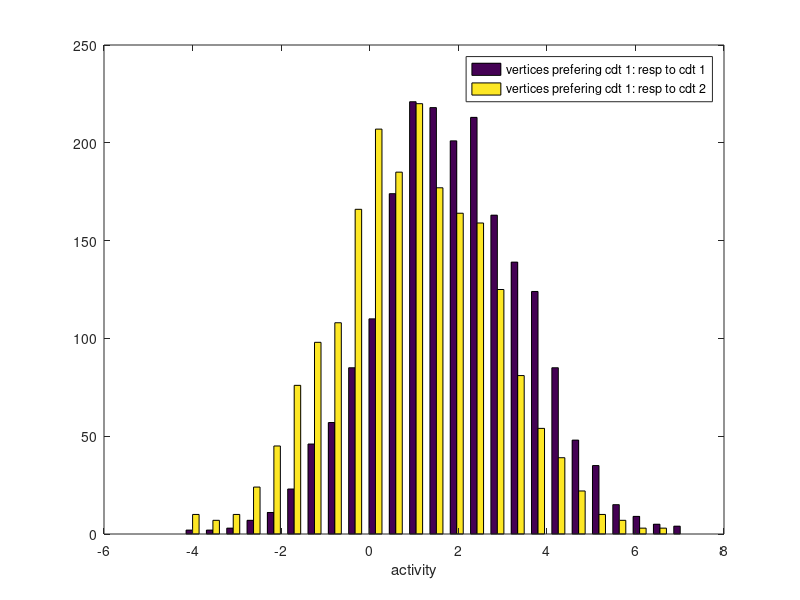
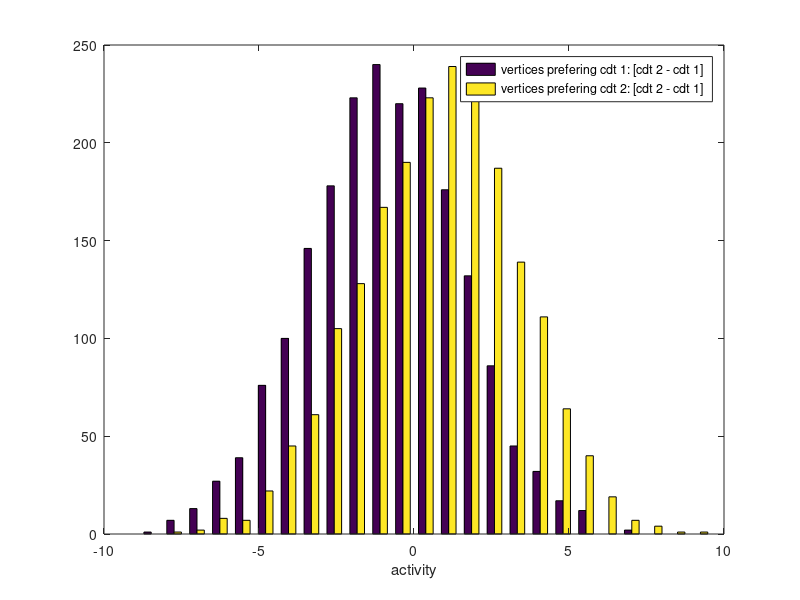
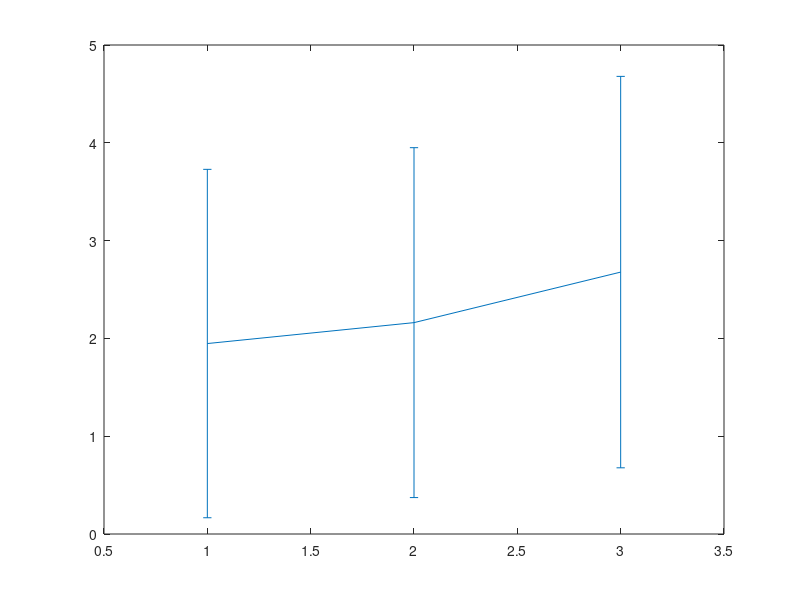

MATLAB code to generate these figures, in order:
% check if selecting and weighting the vertices you use for your analyses
% biases the laminar profiles

% TO DO
% - need to add a cross validation option to see that the u-shaped effect then
% disappears because it is due to double-dipping
% - add a proper color scale

%%
clear 
clc

% FileName = 'Sim_select_weight.tif';

nb_layers = 3;
nb_sess = 2;
nb_vertices = 2000;

layer_2_plot = 3;
session_2_plot = 1;

% Signal across layers
% Mu_cdt_1 = zeros(1,NbLayers);
% Mu_cdt_1 = -1*(1:NbLayers)/NbLayers;
% Mu_cdt_1 = [0.6970   0.6426   0.8655   1.1374   1.4821   1.8846]; % taken from empirical values
mu_cdt_1 = [0.6970   1.0014   1.8846];
mu_cdt_2 = mu_cdt_1 / 2 ;

% Covariance matrix across layers
% A=[1 1.5 2 2 1.5 1];
% Sigma_noise = A'*A;
% Sigma_noise = [...
%     2.6485    1.9059    1.0569    0.5610    0.3431    0.3011;...
%     1.9059    2.6827    2.1034    1.1775    0.5344    0.3486;...
%     1.0569    2.1034    2.8142    2.2895    1.1996    0.5430;...
%     0.5610    1.1775    2.2895    2.9694    2.3133    1.1270;...
%     0.3431    0.5344    1.1996    2.3133    2.9294    2.1847;...
%     0.3011    0.3486    0.5430    1.1270    2.1847    3.0297]; % taken from empirical values
sigma_noise = [...
    2.6485        0.8090        0.3011;...
    0.8090        2.5907        0.8350;...
    0.3011        0.8350        3.0297]; %


%% Generate data
for iSess=1:nb_sess
    % data for vertices 1 : that respond stronger to cdt 1 than 2
    vert_1(:, :, iSess, 1) = mvnrnd(mu_cdt_1, sigma_noise, nb_vertices); %Cdt 1
    vert_1(:, :, iSess, 2) = mvnrnd(mu_cdt_2, sigma_noise, nb_vertices); %Cdt 2
    
    % data for vertices 2 : that respond stronger to cdt 2 than 1
    vert_2(:, :, iSess, 1) = mvnrnd(mu_cdt_2, sigma_noise, nb_vertices); %Cdt 1
    vert_2(:, :, iSess, 2) = mvnrnd(mu_cdt_1, sigma_noise, nb_vertices); %Cdt 1
end


%% plot responses of one group of vertices to both stimuli

close all
figure('name', ['response layer ' num2str(layer_2_plot) ' - vertices 1'])
hist(...
    cat(2, ...
    vert_1(:, layer_2_plot, session_2_plot, 1), ...
    vert_1(:, layer_2_plot, session_2_plot, 2)), 25)
xlabel('activity')
legend(...
    {'vertices prefering cdt 1: resp to cdt 1', ...
    'vertices prefering cdt 1: resp to cdt 2'})


%% Contrast conditions and plot
con_vert_1 = diff(vert_1, 1, 4); % cdt 2 - cdt 1
con_vert_2 = diff(vert_2, 1, 4);

close all
figure('name', ...
    ['contrast response layer ' num2str(layer_2_plot) ' - vertices 1 & 2'])
hist(cat(2, ...
    con_vert_1(:, layer_2_plot, session_2_plot), ...
    con_vert_2(:, layer_2_plot, session_2_plot)),  25)
xlabel('activity')
legend(...
    {'vertices prefering cdt 1: [cdt 2 - cdt 1]', ...
    'vertices prefering cdt 2: [cdt 2 - cdt 1]'})


%% Select based on average across layers
% take X top and bottom percent
X = 5;
top_perc = 1:X/100*nb_vertices*2;
bottom_perc = (nb_vertices*2-X/100*nb_vertices*2):nb_vertices*2;

% vector to know which row is for which type of vertex
vert_vect = [ones(nb_vertices, 1) ; 2*ones(nb_vertices, 1)]; 

vert = [vert_1 ; vert_2]; % concat original response
con_vert = [con_vert_1 ; con_vert_2]; % concat contrasts

mean_con_vert = mean(mean(con_vert,3), 2); % mean across layers and sessions

[B,Idx] = sort(mean_con_vert);
sort_vert_vect = vert_vect(Idx);
sort_vert = vert(Idx, :, :, :);

% only keep the top and bottom X percent
vert_vect_top_bottom = [sort_vert(top_perc,:,:,:) ; sort_vert(bottom_perc,:,:,:)];
sort_vert_vect_top_bottom = [sort_vert_vect(top_perc) ; sort_vert_vect(bottom_perc)];

% compute (prefered - not preferred) for vertices preferring condition 2
profiles_2 = diff(...
    vert_vect_top_bottom(sort_vert_vect_top_bottom==2, :, :, :), ...
    1, 4);
% compute (prefered - not preferred) for vertices preferring condition 1
profiles_1 = vert_vect_top_bottom(sort_vert_vect_top_bottom==1, :, :, 1) - ...
                vert_vect_top_bottom(sort_vert_vect_top_bottom==1, :, :, 2);


profiles =  cat(1, profiles_1, profiles_2);
mean_profiles = mean(mean(profiles,3)); % mean across sessions and vertices
std_profiles = std(mean(profiles,3)); % std across vertices of mean across sessions
            
figure('name', 'laminar profiles')
errorbar(1:nb_layers, mean_profiles, std_profiles)



return
